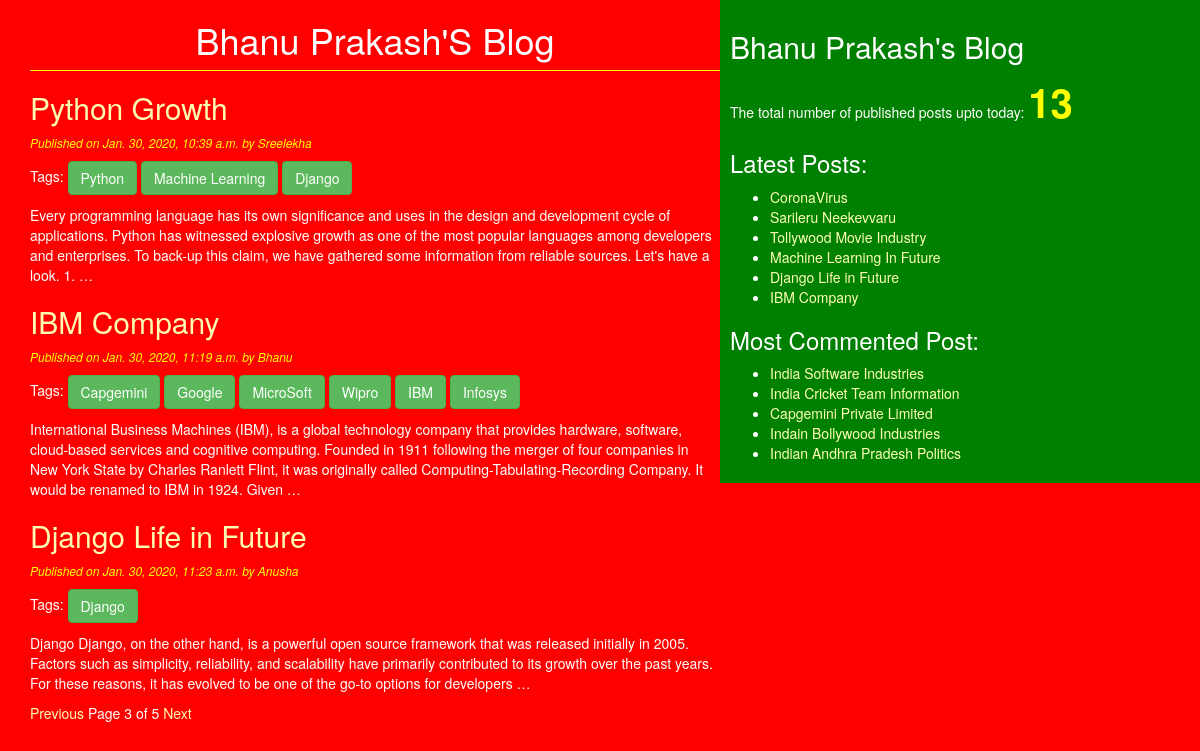
/?page=3, run on the app's committed database.
### blogproject1/models.py (models this page shows, shortened)
class Post(models.Model):
    STATUS_CHOICES=(('draft','Draft')),(('published','Published'))
    title=models.CharField(max_length=256)
    slug=models.SlugField(max_length=264,unique_for_date='published')
    author=models.ForeignKey(User,related_name='blog_posts',on_delete=models.PROTECT)
    body=models.TextField()
    published=models.DateTimeField(default=timezone.now)
    created=models.DateTimeField(auto_now_add=True)
    updated=models.DateTimeField(auto_now=True)
    status=models.CharField(max_length=10,choices=STATUS_CHOICES,default='draft')
    objects = CustomManager()
    tags=TaggableManager()
    class Meta:
        ordering = ('published',)
    def get_absolute_url(self):
        return reverse('post_detail',args=[self.published.year,self.published.strftime('%m'),self.published.strftime('%d'),self.slug])

### blogproject1/views.py (the view)
# urls.py: path('',views.post_list_view),
def post_list_view(request, tag_slug=None):
    post_list = Post.objects.all()
    tag=None
    if tag_slug:
        tag= get_object_or_404(Tag, slug=tag_slug)
        post_list=post_list.filter(tags__in=[tag])
    paginator = Paginator(post_list, 3)
    page_number = request.GET.get('page')
    try:
        post_list = paginator.page(page_number)
    except PageNotAnInteger:
        post_list = paginator.page(1)
    except EmptyPage:
        post_list = paginator.page(paginator.num_pages)
    return render(request, 'blogproject1/post_list.html', {'post_list':post_list,'tag':tag})

### blogproject1/models.py (called while the page is built)
    def get_queryset(self):
        return super().get_queryset().filter(status='published')

### blogproject1/templatetags/blogproject1_tags.py (called while the page is built)
@register.simple_tag(name='my_tag')
def total_posts():
    return Post.objects.count()

@register.inclusion_tag('blogproject1/latest_post123.html')
def show_latest_posts(count=4):
    latest_posts=Post.objects.order_by('-published')[:count]
    return {'latest_posts':latest_posts}

@register.simple_tag
def get_most_commented_posts(count=5):
    return Post.objects.annotate(total_comments=Count('comments')).order_by('-total_comments')[:count]

### templates/blogproject1/post_list.html (shortened to what this page needs)
{% extends 'blogproject1/base.html' %}
{% block content_block %}
<h1>Bhanu Prakash'S Blog </h1>
{% for post in post_list %}
<a href="{{post.get_absolute_url}}"><h2>{{post.title}}</h2></a>
<p id='date'>Published on {{post.published}} by {{post.author|title}}</p>
<p>Tags:
  {% for tag in post.tags.all %}
    <a href="{% url 'post_list_by_tag_name' tag.slug %}" class='btn btn-success'>{{tag.name}}</a>
  {% endfor %}</p>
{{post.body|truncatewords:50|linebreaks}}
{% endfor %}
{% include 'blogproject1/pagination.html' with page=post_list %}
{% endblock %}

### templates/blogproject1/base.html (shortened to what this page needs)
<!DOCTYPE html>
{% load static %}
{% load blogproject1_tags %}
<html lang="en" dir="ltr">
  <head>
    <link rel="stylesheet" href="https://maxcdn.bootstrapcdn.com/bootstrap/3.3.7/css/bootstrap.min.css"
>
    <link rel="stylesheet"  href= "{%static "css/blogproject1.css" %}">
  </head>
  <body>
<div class="content">
{% block content_block %}{% endblock %}
</div>
<div class="sidebar">
  <h2>Bhanu Prakash's Blog</h2>
  <p>The total number of published posts upto today: <span id='pcount'>{% my_tag %}</span> </p>
  <h3>Latest Posts:</h3>{% show_latest_posts 6 %}
  <h3>Most Commented Post:</h3>
  {% get_most_commented_posts as most_commented_posts %}
  <ul>
    {% for post in most_commented_posts %}
     <li><a href="{{post.get_absolute_url}}">{{post.title}}</a></li>
     {% endfor %}
  </ul>
</div>
  </body>
</html>

### templates/blogproject1/latest_post123.html (shortened to what this page needs)
<ul>
  {% for post in latest_posts %}
  <li><a href="{{post.get_absolute_url}}">{{post.title}}</a></li>
  {% endfor %}
</ul>

### static/css/blogproject1.css (style rules this page uses)
.content { width: 60%; float: left; padding: 0 0 0 30px; background: red; }
.sidebar { width: 40%; float: right; padding: 10px; background: green; height: 100%; }
h1 { color: white; text-align: center; border-bottom: 1px solid yellow; padding-bottom: 10px; }
#date { color: yellow; font-size: 12px; font-style: italic; }
body { color: white; background: red; }
#pcount { font-size: 40px; color: yellow; font-weight: bold; }
a { color: #ffffb3; }

### data on the page
Post: title "Python Growth", published "Jan. 30, 2020, 10:39 a.m.", author "Sreelekha", body "Every programming language has its own significance and uses in the design and development cycle of applications. Python has witnessed explosive growth as one of the most popular languages among developers and enterprises. To back-up this claim, we have gathered some information from reliable sources. Let's have a look. 1. …"
Tag: name "Python"
Tag: name "Machine Learning"
Tag: name "Django"
Post: title "IBM Company", published "Jan. 30, 2020, 11:19 a.m.", author "Bhanu", body "International Business Machines (IBM), is a global technology company that provides hardware, software, cloud-based services and cognitive computing. Founded in 1911 following the merger of four companies in New York State by Charles Ranlett Flint, it was originally called Computing-Tabulating-Recording Company. It would be renamed to IBM in 1924. Given …"
Tag: name "Capgemini"
Tag: name "Google"
Tag: name "MicroSoft"
Tag: name "Wipro"
Tag: name "IBM"
Tag: name "Infosys"
Post: title "Django Life in Future", published "Jan. 30, 2020, 11:23 a.m.", author "Anusha", body "Django Django, on the other hand, is a powerful open source framework that was released initially in 2005. Factors such as simplicity, reliability, and scalability have primarily contributed to its growth over the past years. For these reasons, it has evolved to be one of the go-to options for developers …"
Post: title "CoronaVirus"
Post: title "Sarileru Neekevvaru"
Post: title "Tollywood Movie Industry"
Post: title "Machine Learning In Future"
Post: title "India Software Industries"
Post: title "India Cricket Team Information"
Post: title "Capgemini Private Limited"
Post: title "Indain Bollywood Industries"
Post: title "Indian Andhra Pradesh Politics"

### other printed values
{{ page.number }} "3"
{{ page.paginator.num_pages }} "5"
